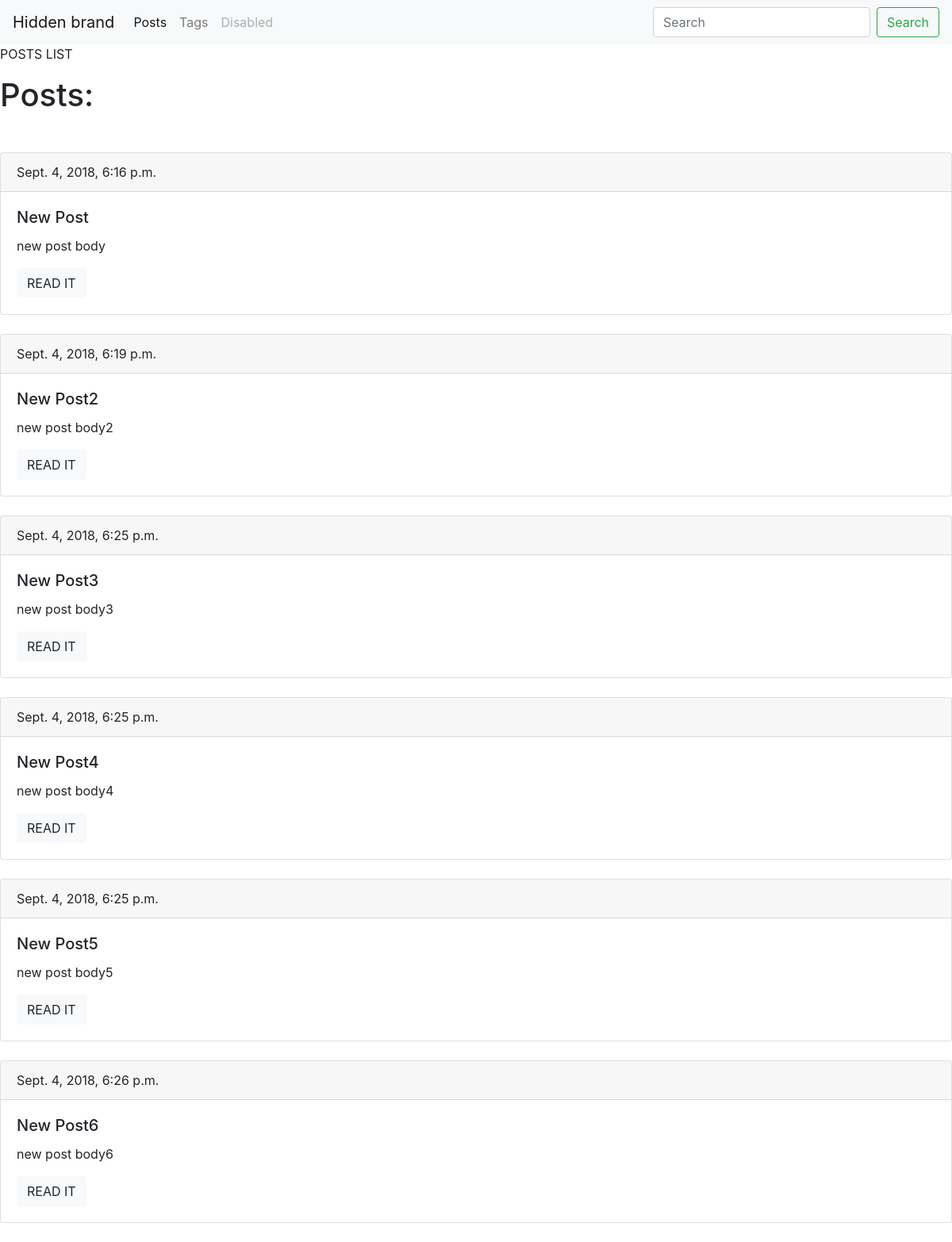
Screenshot of /blog/ with the database file from the repository.
### blog/models.py (models this page shows, shortened)
class Post(models.Model):
    title = models.CharField(max_length=150, db_index=True)
    slug = models.SlugField(max_length=150, unique=True)
    body = models.TextField(blank=True, db_index=True)
    tags = models.ManyToManyField('Tag', blank=True, related_name='posts')
    date_pub = models.DateTimeField(auto_now_add=True)
    def get_absolute_url(self):
        return reverse('post_details_url', kwargs={'slug': self.slug})

### blog/views.py (the view)
# urls.py: path('', posts_list, name='posts_list_url'),
def posts_list(request):
    posts = Post.objects.all()
    return render(request, 'blog/index.html', context={'posts': posts})

### blog/templates/blog/index.html (shortened to what this page needs)
{% extends 'blog/base_blog.html' %}
{% block title %}
POSTS LIST
{% endblock %}
{% block content %}
<h1 class="mb-5">Posts:</h1>
{% for post in posts %}
<div class="card mb-4">
    <div class="card-header">
        {{post.date_pub}}
    </div>
    <div class="card-body">
        <h5 class="card-title">{{post.title}}</h5>
        <p class="card-text">{{post.body|truncatewords:15}}</p>
        <a href="{{ post.get_absolute_url }}" class="btn btn-light">READ IT</a>
    </div>
</div>
{%endfor %}
{% endblock %}

### rows the page displays
Post: date_pub "Sept. 4, 2018, 6:16 p.m.", title "New Post", body "new post body"
Post: date_pub "Sept. 4, 2018, 6:19 p.m.", title "New Post2", body "new post body2"
Post: date_pub "Sept. 4, 2018, 6:25 p.m.", title "New Post3", body "new post body3"
Post: date_pub "Sept. 4, 2018, 6:25 p.m.", title "New Post4", body "new post body4"
Post: date_pub "Sept. 4, 2018, 6:25 p.m.", title "New Post5", body "new post body5"
Post: date_pub "Sept. 4, 2018, 6:26 p.m.", title "New Post6", body "new post body6"
